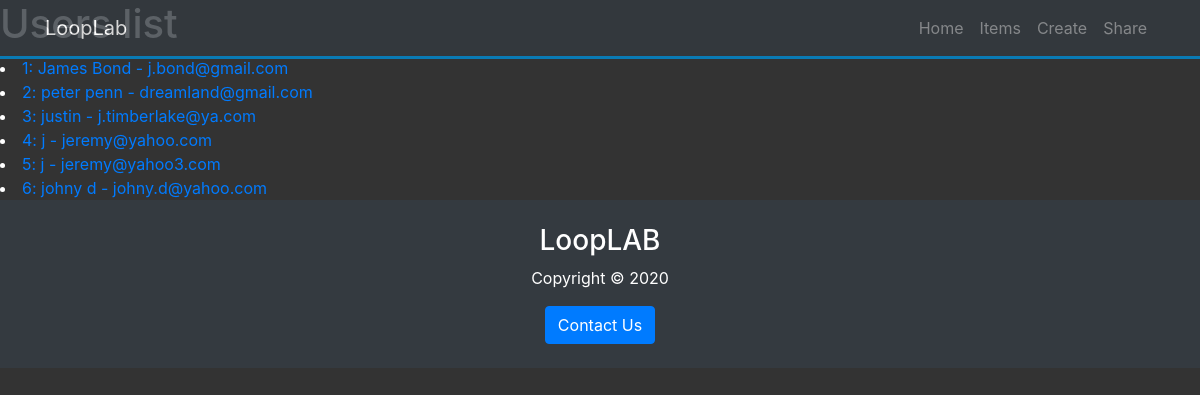
Page /items/ on the earlier database version.
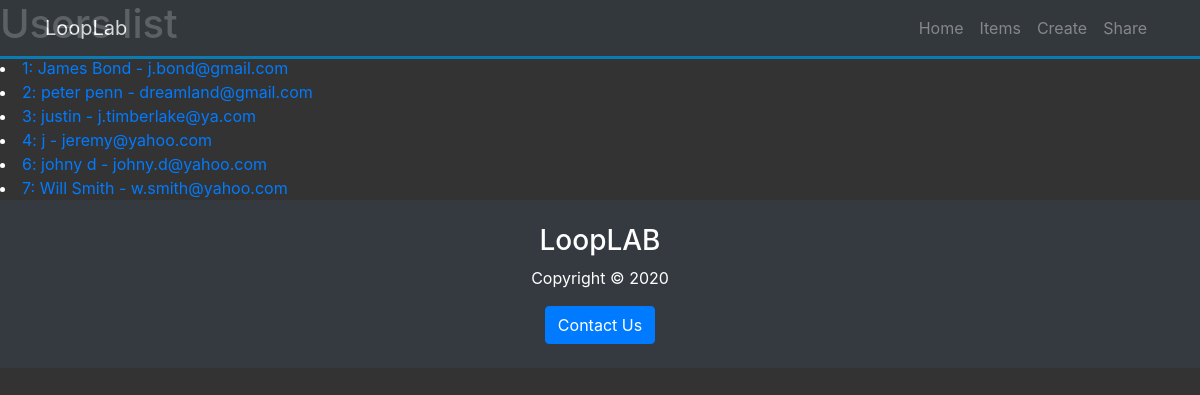
Same page on the later database version.
### looplab/home/models.py (models this page shows, shortened)
class EmailSignup(db.Model):
    id = db.Column(db.Integer, primary_key=True)
    full_name = db.Column(db.String(120), nullable=True)
    email = db.Column(db.String(120), unique=True, nullable=False)

### looplab/home/views.py (the view)
@app.route('/items/', methods=['GET'])
def item_list():
    object_list = EmailSignup.query.all()
    return render_template('items/list.html', object_list=object_list)

### looplab/templates/items/list.html (shortened to what this page needs)
{% extends "base.html" %}
{% block content %}
<h1>Users list</h1>
{% for user in object_list %}
    <li><a href="{{ url_for('item_detail', id=user.id) }}">{{ user.id }}: {{ user.full_name }} - {{ user.email }}</a></li>
{% endfor %}
{% endblock content %}

### looplab/templates/base.html (shortened to what this page needs)
<!DOCTYPE html>
<html lang="en">
<head>
    <link rel="stylesheet" href="https://stackpath.bootstrapcdn.com/bootstrap/4.4.1/css/bootstrap.min.css"
>
    <link rel="stylesheet" href="css/style.css">
</head>
<body data-spy="scroll" data-target="#main-nav" id="home">
    {% include 'navbar.html' %}
    {% block content %}
    {% endblock content %}
    <footer id="main-footer" class="bg-dark">
        <div class="container">
            <div class="row">
                <div class="col text-center py-4">
                    <h3>LoopLAB</h3>
                    <p>Copyright &copy; <span id="year"></span></p>
                    <button class="btn btn-primary" data-toggle="modal" data-target="#contactModal">Contact Us</button>
                </div>
            </div>
        </div>
    </footer>
</body>
</html>

### looplab/templates/navbar.html (shortened to what this page needs)
<nav class="navbar navbar-expand-sm bg-dark navbar-dark fixed-top" id="main-nav">
    <div class="container">
        <a href="/" class="navbar-brand">LoopLab</a>
        <div class="collapse navbar-collapse" id="navbarCollapse">
            <ul class="navbar-nav ml-auto">
                <li class="nav-item">
                    <a href="/#home" class="nav-link">Home</a>
                </li>
                <li class="nav-item">
                    <a href="{{ url_for('item_list') }}" class="nav-link">Items</a>
                </li>
                <li class="nav-item">
                    <a href="#create-head-section" class="nav-link">Create</a>
                </li>
                <li class="nav-item">
                    <a href="#share-head-section" class="nav-link">Share</a>
                </li>
            </ul>
        </div>
    </div>
</nav>

### looplab/css/style.css (style rules this page uses)
body { background: #333; color: #fff; }
.navbar { border-bottom: #008ed6 3px solid; opacity: .8; }

Differences in the rows shown:
removed EmailSignup: id "5", full_name "j", email "jeremy@yahoo3.com"
added EmailSignup: id "7", full_name "Will Smith", email "w.smith@yahoo.com"
